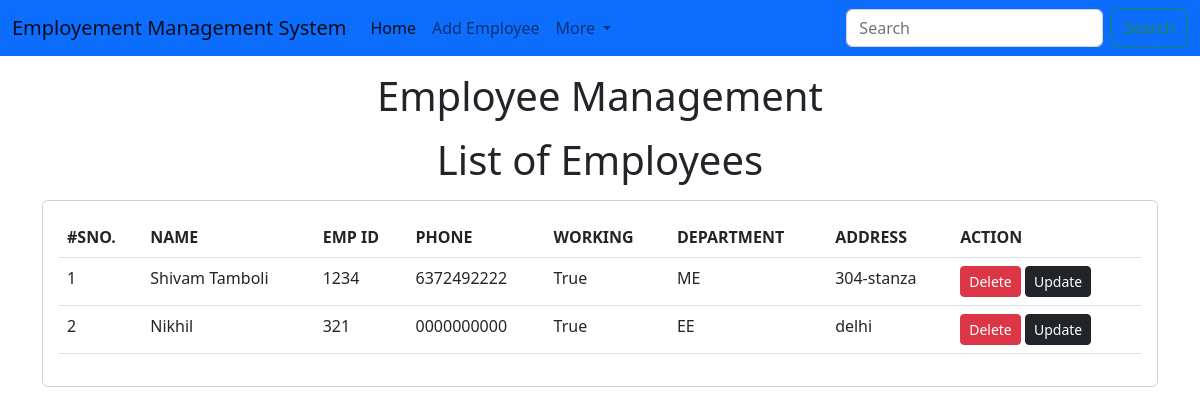
Page /emp/home/ on the earlier database version.
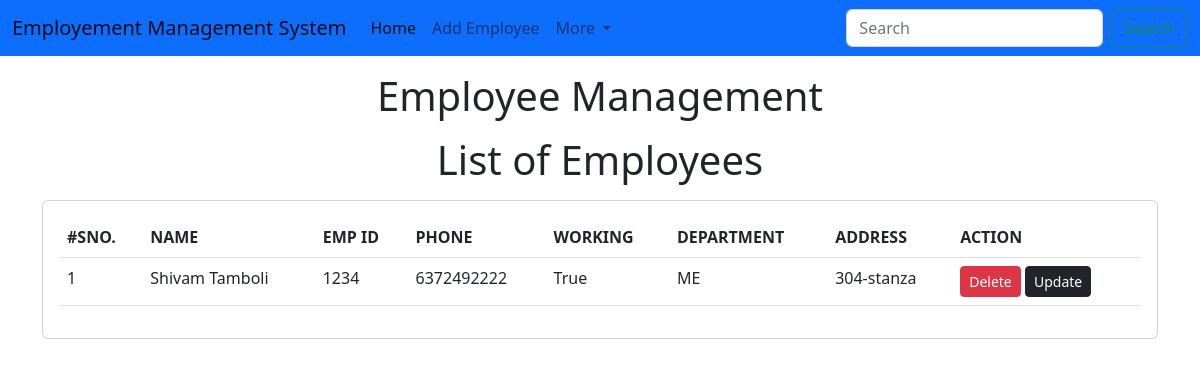
Same page on the later database version.
### emp/models.py (models this page shows)
class Emp(models.Model):
    name=models.CharField(max_length=200)
    emp_id=models.CharField(max_length=100)
    phone=models.CharField(max_length=10)
    address=models.CharField(max_length=150)
    working=models.BooleanField(default=True)
    department=models.CharField(max_length=10)

### emp/views.py (the view)
# urls.py: path("home/", emp_home),
def emp_home(request):
    emps=Emp.objects.all()
    return render(request, "emp/home.html",{
    'emps':emps
    })

### templates/emp/home.html (shortened to what this page needs)
<!DOCTYPE html>
<html lang="en">
  <head>
    <link
      href="https://cdn.jsdelivr.net/npm/bootstrap@5.2.0-beta1/dist/css/bootstrap.min.css"
      rel="stylesheet"
    />
  </head>
  <body>
    {% include 'emp/navbar.html' %}
    <h1 class="text-center my-3">Employee Management</h1>
    <h1 class="text-center my-3">List of Employees</h1>
    <div class="container">
      <div class="row">
        <div class="col-md-12">
          <div class="card">
            <div class="card-body">
              <table class="table">
                <thead>
                  <tr>
                    <th>#SNO.</th>
                    <th>NAME</th>
                    <th>EMP ID</th>
                    <th>PHONE</th>
                    <th>WORKING</th>
                    <th>DEPARTMENT</th>
                    <th>ADDRESS</th>
                    <th>ACTION</th>
                  </tr>
                </thead>
                <tbody>
                  {% for e in emps %}
                  <tr>
                    <td>{{forloop.counter}}</td>
                    <td>{{e.name}}</td>
                    <td>{{e.emp_id}}</td>
                    <td>{{e.phone}}</td>
                    <td>{{e.working}}</td>
                    <td>{{e.department}}</td>
                    <td>{{e.address}}</td>
                    <td>
                      <a href="/emp/delete-emp/{{e.id}}" class="btn btn-danger btn-sm">Delete</a>
                      <a href="/emp/update-emp/{{e.id}}" class="btn btn-dark btn-sm">Update</a>
                    </td>
                  </tr>
                  {% endfor %}
                </tbody>
              </table>
            </div>
          </div>
        </div>
      </div>
    </div>
  </body>
</html>

### templates/emp/navbar.html (shortened to what this page needs)
<nav class="navbar navbar-expand-lg bg-primary">
    <div class="container-fluid">
      <a class="navbar-brand" href="#">Employement Management System</a>
      <div class="collapse navbar-collapse" id="navbarSupportedContent">
        <ul class="navbar-nav me-auto mb-2 mb-lg-0">
          <li class="nav-item">
            <a class="nav-link active" aria-current="page" href="/emp/home/">Home</a>
          </li>
          <li class="nav-item">
            <a class="nav-link" href="/emp/add-emp/">Add Employee</a>
          </li>
          <li class="nav-item dropdown">
            <a class="nav-link dropdown-toggle" href="#" role="button" data-bs-toggle="dropdown" aria-expanded="false">
              More
            </a>
          </li>
        </ul>
        <form class="d-flex" role="search">
          <input class="form-control me-2" type="search" placeholder="Search" aria-label="Search">
          <button class="btn btn-outline-success" type="submit">Search</button>
        </form>
      </div>
    </div>
  </nav>

Differences in the rows shown:
removed Emp: name "Nikhil", emp_id "321", phone "0000000000", working "True", department "EE", address "delhi"
